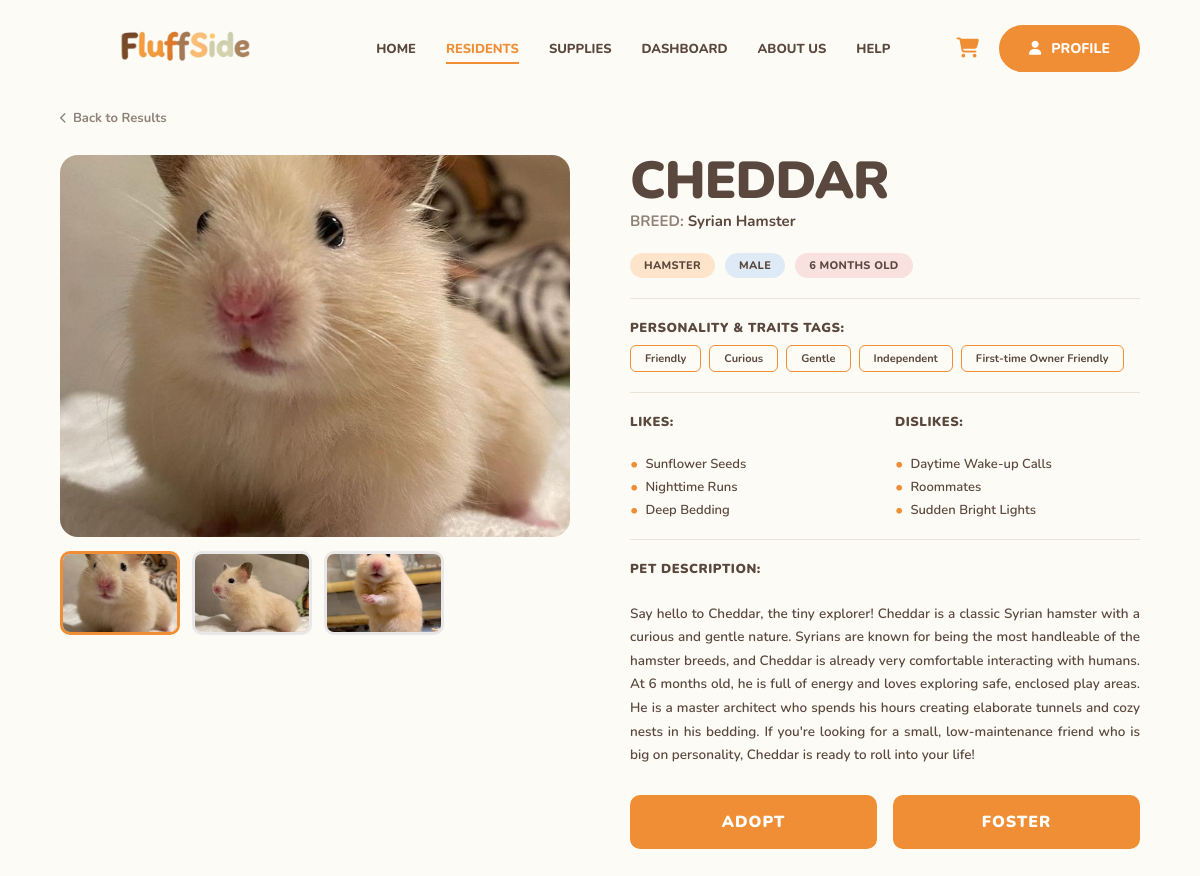
/pet.php?id=cheddar (signed in), run on the app's committed database.
### tables this page shows
CREATE TABLE `tbl_pets` (
  `pet_id` varchar(60) NOT NULL,
  `pet_name` varchar(100) NOT NULL,
  `breed` varchar(100) DEFAULT NULL,
  `animal_type` enum('DOG','CAT','RABBIT','HAMSTER','BIRD','OTHER') NOT NULL,
  `gender` enum('MALE','FEMALE') NOT NULL,
  `age_desc` varchar(60) DEFAULT NULL,
  `age_group` enum('Young','Adult','Senior') DEFAULT 'Adult',
  `image_path` varchar(255) DEFAULT NULL,
  `description` text DEFAULT NULL,
  `is_available` tinyint(1) NOT NULL DEFAULT 1,
  `created_at` timestamp NOT NULL DEFAULT current_timestamp()
);

### db_helper.inc.php (called while the page is built, shortened)
<?php
function get_all_pets(): array {
    global $pdo;
    $pets = $pdo->query("SELECT * FROM tbl_pets WHERE is_available = 1 ORDER BY pet_id")->fetchAll(PDO::FETCH_ASSOC);
    foreach ($pets as &$pet) {
        $pet = _hydrate_pet($pet);
    }
    return $pets;
}
function _hydrate_pet(array $pet): array {
    global $pdo;
    $pet['id']        = $pet['pet_id'];
    $pet['name']      = $pet['pet_name'];
    $pet['type']      = $pet['animal_type'];
    $pet['age']       = $pet['age_desc'];
    $pet['image']     = $pet['image_path'];
    $g = $pdo->prepare("SELECT image_path FROM tbl_pet_gallery WHERE pet_id = ? ORDER BY sort_order");
    $g->execute([$pet['pet_id']]);
    $pet['gallery'] = array_column($g->fetchAll(PDO::FETCH_ASSOC), 'image_path');
    $t = $pdo->prepare("SELECT trait_type, trait_value FROM tbl_pet_traits WHERE pet_id = ?");
    $t->execute([$pet['pet_id']]);
    $pet['traits'] = $pet['likes'] = $pet['dislikes'] = [];
    foreach ($t->fetchAll(PDO::FETCH_ASSOC) as $row) {
        $pet[$row['trait_type'] . 's'][] = $row['trait_value'];
    }
    $t2 = $pdo->prepare("SELECT trait_value FROM tbl_pet_traits WHERE pet_id = ? AND trait_type = 'trait'");
    $t2->execute([$pet['pet_id']]);
    $pet['traits'] = array_column($t2->fetchAll(PDO::FETCH_ASSOC), 'trait_value');
    return $pet;
}

### pet.php (the view, shortened to what this page needs)
<?php
require_once 'db.inc.php'; require_once 'db_helper.inc.php';
$_pets_arr = get_all_pets();
$pets = [];
foreach ($_pets_arr as $p) { $pets[$p['id']] = $p; }
$pet_id = strtolower(trim($_GET['id'] ?? ''));
$pet = $pets[$pet_id];
function h(string $s): string
{
    return htmlspecialchars($s, ENT_QUOTES, 'UTF-8');
}
function type_class(string $type): string
{
    return match (strtoupper($type)) {
        'DOG'    => 'tag-dog',
        'CAT'    => 'tag-cat',
        'RABBIT' => 'tag-rabbit',
        'HAMSTER' => 'tag-hamster',
        default  => 'tag-gray',
    };
}
function gender_class(string $gender): string
{
    return strtoupper($gender) === 'MALE' ? 'tag-male' : 'tag-female';
}
function age_class(string $age): string
{
    return (stripos($age, 'week') !== false || stripos($age, 'month') !== false) ? 'tag-age-baby' : 'tag-age';
}
?>
<!DOCTYPE html>
<html lang="en">
<head>
    <link rel="stylesheet" href="https://cdnjs.cloudflare.com/ajax/libs/font-awesome/6.4.0/css/all.min.css">
</head>
<body>
    <div class="container">
        <?php include 'header.php'; ?>
        <a href="residents.php" class="back-link">
            <i class="fas fa-chevron-left"></i> Back to Results
        </a>
        <div class="pet-detail">
            <div class="gallery">
                <img
                    src="<?= h($pet['gallery'][0] ?? $pet['image']) ?>"
                    alt="<?= h($pet['name']) ?>"
                    class="gallery-main"
                    id="mainPhoto"
                    onerror="this.src='placeholder.jpg'; this.style.background='#ddd';">
                <?php if (count($pet['gallery']) > 1): ?>
                    <div class="gallery-thumbs">
                        <?php foreach ($pet['gallery'] as $i => $img): ?>
                            <img
                                src="<?= h($img) ?>"
                                alt="<?= h($pet['name']) ?> photo <?= $i + 1 ?>"
                                class="gallery-thumb <?= $i === 0 ? 'active' : '' ?>"
                                onclick="switchPhoto(this, '<?= h($img) ?>')"
                                onerror="this.style.display='none';">
                        <?php endforeach; ?>
                    </div>
                <?php endif; ?>
            </div>
            <div class="pet-info-panel">
                <div>
                    <div class="pet-name"><?= h($pet['name']) ?></div>
                    <div class="pet-breed-line"><span>BREED: </span><?= h($pet['breed']) ?></div>
                </div>
                <div class="basic-tags">
                    <span class="tag-basic <?= type_class($pet['type']) ?>">
                        <?= h($pet['type']) ?>
                    </span>
                    <span class="tag-basic <?= gender_class($pet['gender']) ?>">
                        <?= h($pet['gender']) ?>
                    </span>
                    <span class="tag-basic <?= age_class($pet['age']) ?>">
                        <?= h($pet['age']) ?>
                    </span>
                </div>
                <hr class="info-divider">
                <div>
                    <div class="section-label">Personality &amp; Traits tags:</div>
                    <div class="trait-tags">
                        <?php foreach ($pet['traits'] as $trait): ?>
                            <span class="tag-trait"><?= h($trait) ?></span>
                        <?php endforeach; ?>
                    </div>
                </div>
                <hr class="info-divider">
                <div class="like-dislike">
                    <div class="ld-block">
                        <div class="section-label">Likes:</div>
                        <ul class="ld-list">
                            <?php foreach ($pet['likes'] as $like): ?>
                                <li><?= h($like) ?></li>
                            <?php endforeach; ?>
                        </ul>
                    </div>
                    <div class="ld-block">
                        <div class="section-label">Dislikes:</div>
                        <ul class="ld-list">
                            <?php foreach ($pet['dislikes'] as $dislike): ?>
                                <li><?= h($dislike) ?></li>
                            <?php endforeach; ?>
                        </ul>
                    </div>
                </div>
                <hr class="info-divider">
                <div class="pet-description-block">
                    <div class="section-label">Pet Description:</div>
                    <p class="pet-description"><?= h($pet['description']) ?></p>
                </div>
                <div class="cta-buttons">
                    <a href="adoptform.php?pet=<?= h($pet['id']) ?>" class="btn-cta btn-adopt">ADOPT</a>
                    <a href="fosterform.php?pet=<?= h($pet['id']) ?>" class="btn-cta btn-foster">FOSTER</a>
                </div>
            </div>
        </div>
    </div>
</body>
</html>

### pet.php (style rules this page uses)
:root { --primary-orange: #EF8E35; --primary-hover: #D67A26; --bg-light: #FDFBF5; --text-dark: #5A483E; --text-light: #8E8279; --box-yellow: #FFF9EE; --box-green-header: #EAE6D1; --tag-yellow: #FCEABB; --tag-blue: #DEEBF7; --tag-pink: #F8E1DF; --tag-green: #E1E8B8; --tag-gray: #F0F0F0; --white: #FFFFFF; }
html { min-height: 100%; overflow-y: scroll; }
*, *::before, *::after { margin: 0; padding: 0; box-sizing: border-box; }
body { background-color: var(--bg-light); color: var(--text-dark); font-family: 'Nunito', sans-serif; min-height: 100vh; overflow-x: hidden; }
.container { max-width: 100%; margin: 0; padding: 0 5%; width: 100%; }
.back-link { display: inline-flex; align-items: center; gap: 6px; font-size: 13px; font-weight: 700; color: var(--text-light); text-decoration: none; margin-bottom: 28px; transition: color .2s; position: relative; z-index: 1; }
.back-link i { font-size: 11px; }
.pet-detail { display: grid; grid-template-columns: 1fr 1fr; gap: 60px; margin-bottom: 80px; align-items: flex-start; }
.gallery { display: flex; flex-direction: column; gap: 14px; }
.gallery-main { width: 100%; aspect-ratio: 4/3; object-fit: cover; border-radius: 18px; background: #e8e8e8; display: block; transition: opacity .25s; }
.gallery-thumbs { display: flex; gap: 12px; }
.gallery-thumb { width: 120px; height: 84px; object-fit: cover; border-radius: 10px; cursor: pointer; border: 3px solid transparent; transition: border-color .2s, opacity .2s; flex-shrink: 0; background: #e8e8e8; }
.gallery-thumb.active { border-color: var(--primary-orange); }
.pet-info-panel { display: flex; flex-direction: column; gap: 20px; }
.pet-name { font-size: 52px; font-weight: 900; line-height: 1; color: var(--text-dark); letter-spacing: -1px; }
.pet-breed-line { font-size: 15px; font-weight: 700; color: var(--text-dark); margin-top: 4px; }
.pet-breed-line span { color: var(--text-light); }
.basic-tags { display: flex; gap: 10px; flex-wrap: wrap; margin-top: 2px; }
.tag-basic { padding: 5px 14px; border-radius: 20px; font-size: 11px; font-weight: 800; text-transform: uppercase; letter-spacing: .03em; }
.tag-hamster { background: #FEE4CB; }
.tag-male { background: var(--tag-blue); }
.tag-age-baby { background: var(--tag-pink); }
.section-label { font-size: 13px; font-weight: 900; text-transform: uppercase; letter-spacing: .04em; margin-bottom: 8px; color: var(--text-dark); }
.trait-tags { display: flex; gap: 8px; flex-wrap: wrap; }
.tag-trait { padding: 5px 14px; border-radius: 6px; font-size: 11px; font-weight: 700; border: 1.5px solid var(--primary-orange); color: var(--text-dark); background: transparent; transition: background .15s; }
.like-dislike { display: grid; grid-template-columns: 1fr 1fr; gap: 20px; }
.ld-block { display: flex; flex-direction: column; gap: 10px; }
.ld-list { list-style: none; display: flex; flex-direction: column; gap: 5px; margin-top: 6px; }
.ld-list li { font-size: 13px; font-weight: 600; color: var(--text-dark); display: flex; align-items: center; gap: 7px; }
.ld-list li::before { content: '•'; color: var(--primary-orange); font-size: 16px; line-height: 1; flex-shrink: 0; }
.pet-description-block { display: flex; flex-direction: column; gap: 10px; }
.pet-description { font-size: 13.5px; font-weight: 600; line-height: 1.75; color: var(--text-dark); margin-top: 6px; text-align: justify; }
.cta-buttons { display: flex; gap: 16px; margin-top: 8px; }
.btn-cta { flex: 1; padding: 16px 20px; border-radius: 10px; border: none; font-family: 'Nunito', sans-serif; font-size: 16px; font-weight: 900; letter-spacing: .06em; text-transform: uppercase; cursor: pointer; text-decoration: none; display: flex; align-items: center; justify-content: center; transition: background .2s, transform .1s; }
.btn-adopt { background: var(--primary-orange); color: var(--white); }
.btn-foster { background: var(--primary-orange); color: var(--white); }
.info-divider { border: none; border-top: 1.5px solid #EAE3D9; margin: 0; }

### data on the page
tbl_pets: pet_name "CHEDDAR", breed "Syrian Hamster", animal_type "HAMSTER", gender "MALE", age_desc "6 MONTHS OLD", description "Say hello to Cheddar, the tiny explorer! Cheddar is a classic Syrian hamster with a curious and gentle nature. Syrians are known for being the most handleable of the hamster breeds, and Cheddar is already very comfortable interacting with humans. At 6 months old, he is full of energy and loves exploring safe, enclosed play areas. He is a master architect who spends his hours creating elaborate tunnels and cozy nests in his bedding. If you're looking for a small, low-maintenance friend who is big on personality, Cheddar is ready to roll into your life!"

### other printed values
$trait "Friendly"
$trait "Curious"
$trait "Gentle"
$trait "Independent"
$trait "First-time Owner Friendly"
$like "Sunflower Seeds"
$like "Nighttime Runs"
$like "Deep Bedding"
$dislike "Daytime Wake-up Calls"
$dislike "Roommates"
$dislike "Sudden Bright Lights"
